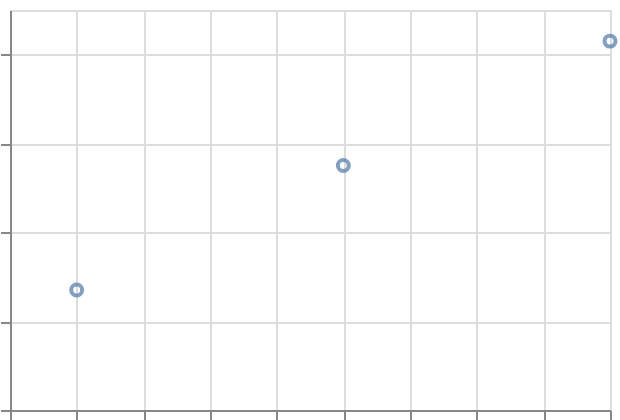

Express this chart as Vega-Lite.
### Vega-Lite specification from a JSON file in a GitHub repository (floating-point values rounded to 4 significant figures)
{"$schema": "https://vega.github.io/schema/vega-lite/v6.json", "padding": 5, "autosize": "none", "width": 300, "height": 200, "data": {"name": "table", "values": [{"c": "A", "g": "p", "x": 1, "y": 2, "v": 5, "t": "2024-01-15", "o": {"v": 3}, "IMDB Rating": 6.1, "d": "x1"}, {"c": "B", "g": "q", "x": 2, "y": 4, "v": 9, "t": "2024-02-20", "o": {"v": 7}, "IMDB Rating": 7.4, "d": "x2"}, {"c": "A", "g": "q", "x": 3, "y": 3, "v": 2, "t": "2024-03-05", "o": {"v": 1}, "IMDB Rating": 5.2, "d": "x1"}, {"c": "C", "g": "p", "x": 4, "y": 6, "v": 7, "t": "2024-05-30", "o": {"v": 4}, "IMDB Rating": 8.8, "d": "x3"}, {"c": "B", "g": "p", "x": 5, "y": 5, "v": 4, "t": "2024-07-11", "o": {"v": 9}, "IMDB Rating": 6.9, "d": "x2"}, {"c": "C", "g": "q", "x": 6, "y": 8, "v": 6, "t": "2024-09-02", "o": {"v": 2}, "IMDB Rating": 7.7, "d": "x3"}, {"c": "A", "g": "p", "x": 7, "y": 7, "v": 8, "t": "2024-11-25", "o": {"v": 5}, "IMDB Rating": 4.4, "d": "x1"}, {"c": "B", "g": "q", "x": 8, "y": 9, "v": 3, "t": "2024-12-31", "o": {"v": 8}, "IMDB Rating": 9.1, "d": "x2"}]}, "transform": [{"quantile": "v", "probs": [0.1, 0.5, 0.9], "as": ["p", "q"]}], "mark": "point", "encoding": {"x": {"field": "p", "type": "quantitative"}, "y": {"field": "q", "type": "quantitative"}}}
